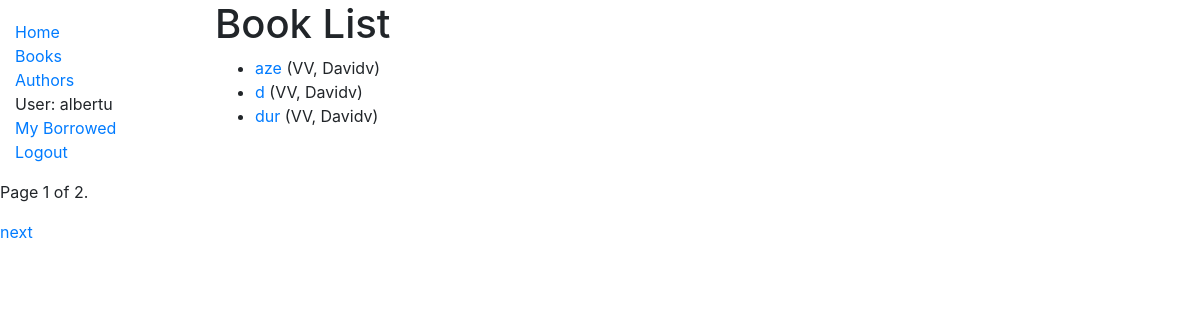
Screenshot of /catalog/books/ (signed in) with the database file from the repository.
### catalog/models.py (models this page shows, shortened)
class Book(models.Model):
    title = models.CharField(max_length=200)
    author = models.ForeignKey('Author', on_delete=models.SET_NULL, null=True)
    summary = models.CharField(max_length=1000, help_text="Enter a brief description a the book")
    isbn = models.CharField('ISBN', max_length=13, help_text='13 character <a href="https://www.isbn-international.org/content/what-isbn">ISBN number</a>')
    genre = models.ManyToManyField('Genre', help_text="Select a genre for this book")
    language = models.ForeignKey('Language', on_delete=models.SET_NULL, null=True)
    class Meta:
        ordering = ['title']
    def get_absolute_url(self):
        return reverse('book-detail', args=[str(self.id)])
    def display_genre(self):
        """Create a string for the Genre. This is required to display genre in Admin."""
        return ', '.join(genre.name for genre in self.genre.all()[:3])
    display_genre.short_description = 'Genre'

class Author(models.Model):
    first_name = models.CharField(max_length=100)
    last_name = models.CharField(max_length=100)
    date_of_birth = models.DateField(null=True, blank=True)
    date_of_death = models.DateField('died', null=True, blank=True)
    class Meta:
        ordering = ['last_name', 'first_name']
    def __str__(self):
        return f'{self.last_name}, {self.first_name}'

### catalog/views.py (the view)
# urls.py: path('books/', views.BookListView.as_view(), name="books"),
class BookListView(LoginRequiredMixin, generic.ListView):
    model = Book
    paginate_by = 3
    def get_context_data(self, **kwargs):
        context = super(BookListView, self).get_context_data(**kwargs)
        return context

### catalog/templates/catalog/book_list.html
{% extends "base_generic.html" %}
{% block content %}
    <h1>Book List</h1>
    {% if book_list %}
    <ul>
        {% for book in book_list %}
            <li>
                <a href="{{ book.get_absolute_url }}">{{book.title}}</a> ({{book.author}})
            </li>
        {% endfor %}
    </ul>
    {% else %}
        <p>Tehre are no books in the library</p>
    {% endif %}
{% endblock %}

### catalog/templates/base_generic.html (shortened to what this page needs)
<!DOCTYPE html>
<html lang="en">
<head>
  <link rel="stylesheet" href="https://stackpath.bootstrapcdn.com/bootstrap/4.1.3/css/bootstrap.min.css">
  {% load static %}
  <link rel="stylesheet" href="{% static 'css/styles.css' %}">
</head>
<body>
  <div class="container-fluid">
    <div class="row">
      <div class="col-sm-2">
      {% block sidebar %}
        <ul class="sidebar-nav">
          <li><a href="{% url 'index' %}">Home</a></li>
          <li><a href="{% url 'books' %}">Books</a></li>
          <li><a href="{% url 'authors' %}">Authors</a></li>
            {% if user.is_authenticated %}
                <li>User: {{user.get_username}}</li>
                <li><a href="{% url 'my-borrowed' %}">My Borrowed</a></li>
                <li><a href="{% url 'logout' %}?next={{request.path}}">Logout</a></li>
            {% else %}
                <li><a href="{% url 'login' %}?next={{request.path}}">Login</a></li>
            {% endif %}
        </ul>
     {% endblock %}
      </div>
      <div class="col-sm-10 ">{% block content %}{% endblock %}</div>
      {% block pagination %}
        {% if is_paginated %}
            <div class="pagination">
                <span class="page-links">
                    <span class="current-page">
                        <p>Page {{ page_obj.number }} of {{ page_obj.paginator.num_pages}}.</p>
                    </span>
                    {% if page_obj.has_next %}
                        <a href="{{ request.path }}?page{{ page_obj.next_page_number }}">next</a>
                    {% endif %}
                </span>
            </div>
        {% endif %}
     {% endblock %}
    </div>
  </div>
</body>
</html>

### catalog/static/css/styles.css (style rules this page uses)
.sidebar-nav { margin-top: 20px; padding: 0; list-style: none; }

### rows the page displays
Book: title "aze", author "VV, Davidv"
Book: title "d", author "VV, Davidv"
Book: title "dur", author "VV, Davidv"

### other values shown
{{ user.get_username }} "albertu"
{{ page_obj.number }} "1"
{{ page_obj.paginator.num_pages }} "2"
